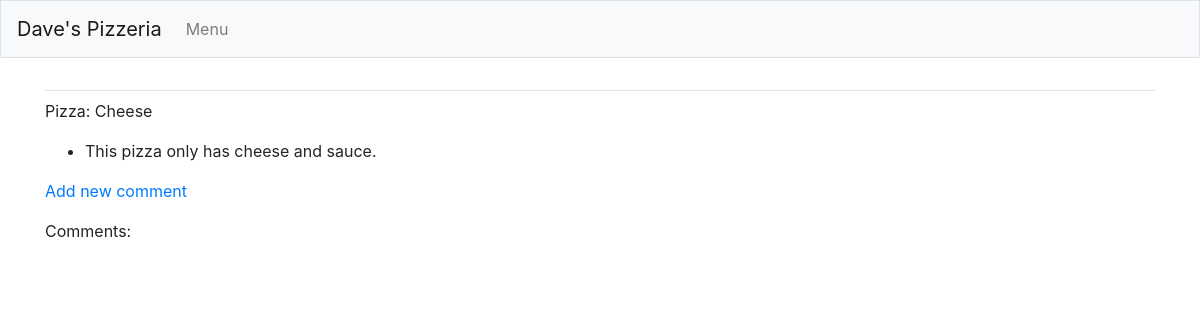
Page /pizzas/4/ on the earlier database version.
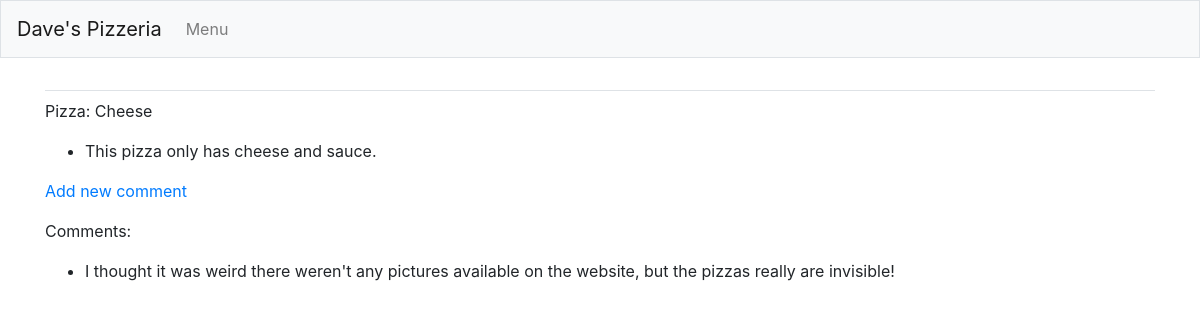
Same page on the later database version.
### pizzas/models.py (models this page shows, shortened)
class Comment(models.Model):
    pizza=models.ForeignKey(Pizza, on_delete=models.CASCADE)
    text = models.CharField(max_length=300)
    date_added = models.DateTimeField(auto_now_add=True)

### pizzas/views.py (the view)
# urls.py: path('pizzas/<int:pizza_id>/',views.pizza, name='pizza'),
def pizza(request, pizza_id):
    pizza = Pizza.objects.get(id=pizza_id)
    toppings = pizza.topping_set.order_by('name')
    comments = pizza.comment_set.order_by('-date_added')
    context = {'pizza':pizza, 'toppings':toppings, 'comments':comments}
    return render(request, 'pizzas/pizza.html', context)

### pizzas/models.py (called while the page is built)
    def __str__(self):
        return self.name

### pizzas/templates/pizzas/pizza.html
{% extends "pizzas/base.html" %}
{% block content %}
<p> Pizza: {{ pizza }}
</p>
<ul>
    {% for topping in toppings %}
    <li>
        <p>{{ topping.name }}</p>
    </li>
    {% empty %}
    <li>This pizza only has cheese and sauce.</li>
    {% endfor %}
</ul>
<p>
    <a href="{% url 'pizzas:new_comment' pizza.id %}">Add new comment</a>
</p>
<p>Comments:</p>
<ul>
    {% for c in comments.all %}
    <li>
        <p>{{ c.text }}</p>
    </li>
    {% endfor %}
</ul>
{% endblock content %}

Differences in the rows shown:
added Comment: text "I thought it was weird there weren't any pictures available on the website, but the pizzas really are invisible!"
